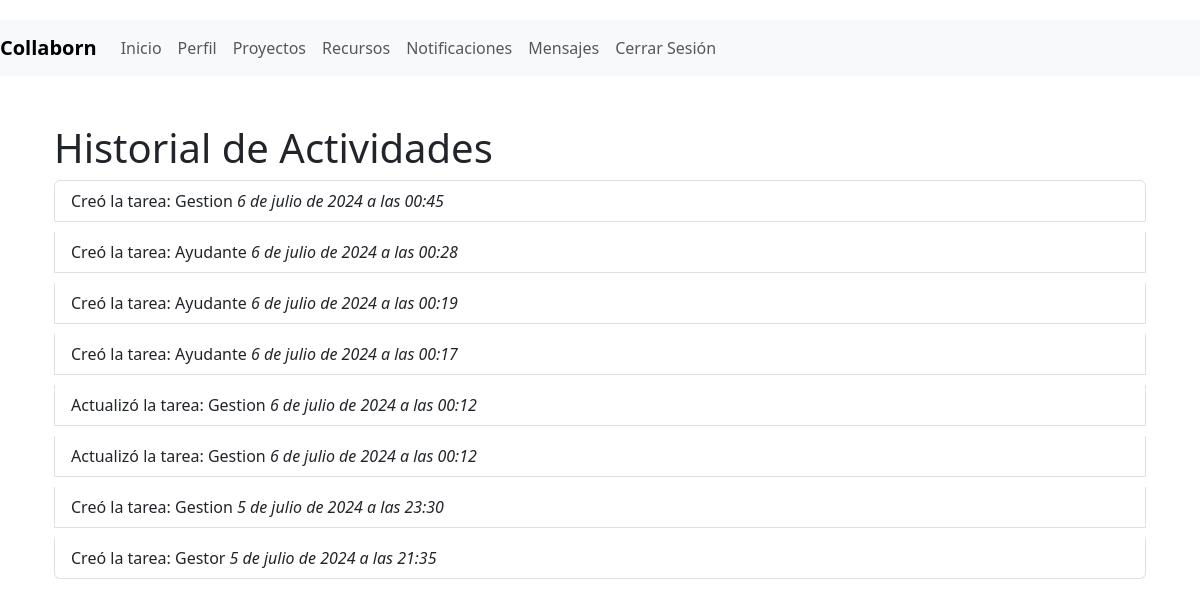
The page /perfil/historial_actividades/ (signed in) on the database its author committed.
### myapp/models.py (models this page shows, shortened)
class Actividad(models.Model):
    usuario = models.ForeignKey(User, on_delete=models.CASCADE)
    accion = models.CharField(max_length=255)
    fecha = models.DateTimeField(auto_now_add=True)

### myapp/views.py (the view)
# urls.py: path('perfil/historial_actividades/', views.historial_actividades, name='historial_actividades'),
@login_required
def historial_actividades(request):
    actividades = Actividad.objects.filter(usuario=request.user).order_by('-fecha')
    return render(request, 'myapp/historial_actividades.html', {'actividades': actividades})

### myapp/templates/myapp/historial_actividades.html (shortened to what this page needs)
{% extends 'myapp/base.html' %}
{% block content %}
<div class="container mt-5">
    <h1>Historial de Actividades</h1>
    <ul class="list-group">
        {% for actividad in actividades %}
        <li class="list-group-item">
            {{ actividad.accion }} <em>{{ actividad.fecha }}</em>
        </li>
        {% endfor %}
    </ul>
</div>
{% endblock %}

### myapp/static/css/style.css (style rules this page uses)
body { padding-top: 20px; }
.list-group-item { margin-bottom: 10px; }

### rows shown on the page
Actividad: accion "Creó la tarea: Gestion", fecha "6 de julio de 2024 a las 00:45"
Actividad: accion "Creó la tarea: Ayudante", fecha "6 de julio de 2024 a las 00:28"
Actividad: accion "Creó la tarea: Ayudante", fecha "6 de julio de 2024 a las 00:19"
Actividad: accion "Creó la tarea: Ayudante", fecha "6 de julio de 2024 a las 00:17"
Actividad: accion "Actualizó la tarea: Gestion", fecha "6 de julio de 2024 a las 00:12"
Actividad: accion "Actualizó la tarea: Gestion", fecha "6 de julio de 2024 a las 00:12"
Actividad: accion "Creó la tarea: Gestion", fecha "5 de julio de 2024 a las 23:30"
Actividad: accion "Creó la tarea: Gestor", fecha "5 de julio de 2024 a las 21:35"
